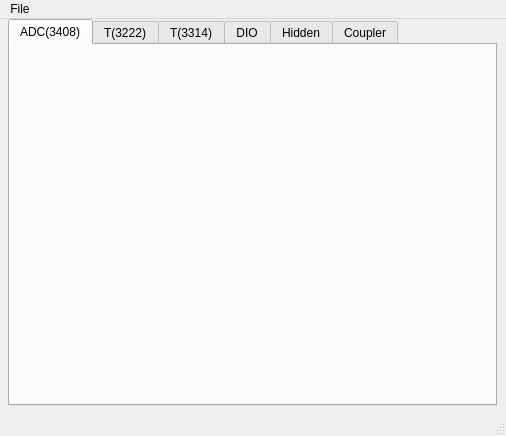
<?xml version="1.0" encoding="UTF-8"?>
<ui version="4.0">
 <class>MainWindow</class>
 <widget class="QMainWindow" name="MainWindow">
  <property name="geometry">
   <rect>
    <x>0</x>
    <y>0</y>
    <width>506</width>
    <height>436</height>
   </rect>
  </property>
  <property name="windowTitle">
   <string>MainWindow</string>
  </property>
  <widget class="QWidget" name="centralwidget">
   <widget class="QTabWidget" name="tabWidget">
    <property name="geometry">
     <rect>
      <x>8</x>
      <y>0</y>
      <width>489</width>
      <height>387</height>
     </rect>
    </property>
    <property name="currentIndex">
     <number>0</number>
    </property>
    <widget class="QWidget" name="tab">
     <attribute name="title">
      <string>ADC(3408)</string>
     </attribute>
     <widget class="QEForm" name="adcQEForm">
      <property name="geometry">
       <rect>
        <x>6</x>
        <y>8</y>
        <width>471</width>
        <height>299</height>
       </rect>
      </property>
      <property name="uiFile" stdset="0">
       <string>/afs/slac/g/testfac/tools/display/beckhoff/common/ui/adcConv-8.ui</string>
      </property>
      <property name="variableSubstitutions" stdset="0">
       <string>P=CHA,M=3408,N=3</string>
      </property>
     </widget>
    </widget>
    <widget class="QWidget" name="tab_3">
     <attribute name="title">
      <string>T(3222)</string>
     </attribute>
     <widget class="QEForm" name="t3222QEForm">
      <property name="geometry">
       <rect>
        <x>24</x>
        <y>20</y>
        <width>436</width>
        <height>175</height>
       </rect>
      </property>
      <property name="uiFile" stdset="0">
       <string>/afs/slac/g/testfac/tools/display/beckhoff/common/ui/therm-2.ui</string>
      </property>
      <property name="variableSubstitutions" stdset="0">
       <string>P=CHA,M=3222,N=3</string>
      </property>
     </widget>
    </widget>
    <widget class="QWidget" name="tab_7">
     <attribute name="title">
      <string>T(3314)</string>
     </attribute>
     <widget class="QEForm" name="t3314QEForm">
      <property name="geometry">
       <rect>
        <x>24</x>
        <y>20</y>
        <width>436</width>
        <height>233</height>
       </rect>
      </property>
      <property name="uiFile" stdset="0">
       <string>/afs/slac/g/testfac/tools/display/beckhoff/common/ui/therm-4.ui</string>
      </property>
      <property name="variableSubstitutions" stdset="0">
       <string>P=CHA,M=3314,N=3</string>
      </property>
     </widget>
    </widget>
    <widget class="QWidget" name="tab_9">
     <attribute name="title">
      <string>DIO</string>
     </attribute>
     <widget class="QTabWidget" name="tabWidget_3">
      <property name="geometry">
       <rect>
        <x>14</x>
        <y>10</y>
        <width>465</width>
        <height>313</height>
       </rect>
      </property>
      <property name="currentIndex">
       <number>0</number>
      </property>
      <widget class="QWidget" name="tab_10">
       <attribute name="title">
        <string>DIO</string>
       </attribute>
       <widget class="QGroupBox" name="groupBox_3">
        <property name="geometry">
         <rect>
          <x>28</x>
          <y>24</y>
          <width>197</width>
          <height>223</height>
         </rect>
        </property>
        <property name="title">
         <string>KL2408</string>
        </property>
        <widget class="QEForm" name="qeform_9">
         <property name="geometry">
          <rect>
           <x>6</x>
           <y>20</y>
           <width>185</width>
           <height>195</height>
          </rect>
         </property>
         <property name="uiFile" stdset="0">
          <string>/afs/slac/g/testfac/tools/display/beckhoff/common/ui/kl2xxx-8.ui</string>
         </property>
         <property name="variableSubstitutions" stdset="0">
          <string>P=CHA,M=2408,N=3</string>
         </property>
        </widget>
       </widget>
       <widget class="QGroupBox" name="groupBox_4">
        <property name="geometry">
         <rect>
          <x>232</x>
          <y>24</y>
          <width>203</width>
          <height>223</height>
         </rect>
        </property>
        <property name="title">
         <string>KL1408</string>
        </property>
        <widget class="QEForm" name="qeform_10">
         <property name="geometry">
          <rect>
           <x>8</x>
           <y>26</y>
           <width>183</width>
           <height>195</height>
          </rect>
         </property>
         <property name="uiFile" stdset="0">
          <string>/afs/slac/g/testfac/tools/display/beckhoff/common/ui/kl1xxx-8.ui</string>
         </property>
         <property name="variableSubstitutions" stdset="0">
          <string>P=CHA,M=1408,N=3</string>
         </property>
        </widget>
       </widget>
      </widget>
      <widget class="QWidget" name="tab_11">
       <attribute name="title">
        <string>DIn</string>
       </attribute>
       <widget class="QGroupBox" name="groupBox">
        <property name="geometry">
         <rect>
          <x>28</x>
          <y>24</y>
          <width>197</width>
          <height>131</height>
         </rect>
        </property>
        <property name="title">
         <string>KL1104</string>
        </property>
        <widget class="QEForm" name="qeform_2">
         <property name="geometry">
          <rect>
           <x>6</x>
           <y>20</y>
           <width>185</width>
           <height>99</height>
          </rect>
         </property>
         <property name="uiFile" stdset="0">
          <string>/afs/slac/g/testfac/tools/display/beckhoff/common/ui/kl1xxx-4.ui</string>
         </property>
         <property name="variableSubstitutions" stdset="0">
          <string>P=CHA,M=1104,N=3</string>
         </property>
        </widget>
       </widget>
       <widget class="QGroupBox" name="groupBox_2">
        <property name="geometry">
         <rect>
          <x>232</x>
          <y>24</y>
          <width>203</width>
          <height>223</height>
         </rect>
        </property>
        <property name="title">
         <string>KL1498</string>
        </property>
        <widget class="QEForm" name="qeform_7">
         <property name="geometry">
          <rect>
           <x>8</x>
           <y>26</y>
           <width>183</width>
           <height>195</height>
          </rect>
         </property>
         <property name="uiFile" stdset="0">
          <string>/afs/slac/g/testfac/tools/display/beckhoff/common/ui/kl1xxx-8.ui</string>
         </property>
         <property name="variableSubstitutions" stdset="0">
          <string>P=CHA,M=1498,N=3</string>
         </property>
        </widget>
       </widget>
       <zorder>groupBox_2</zorder>
       <zorder>groupBox</zorder>
      </widget>
     </widget>
    </widget>
    <widget class="QWidget" name="tab_4">
     <attribute name="title">
      <string>Hidden</string>
     </attribute>
     <widget class="QTabWidget" name="tabWidget_2">
      <property name="geometry">
       <rect>
        <x>36</x>
        <y>8</y>
        <width>411</width>
        <height>311</height>
       </rect>
      </property>
      <property name="currentIndex">
       <number>0</number>
      </property>
      <widget class="QWidget" name="tab_5">
       <attribute name="title">
        <string>3408</string>
       </attribute>
       <widget class="QEForm" name="qeform">
        <property name="geometry">
         <rect>
          <x>18</x>
          <y>8</y>
          <width>370</width>
          <height>260</height>
         </rect>
        </property>
        <property name="uiFile" stdset="0">
         <string>/afs/slac/g/testfac/tools/display/beckhoff/common/ui/hiddenreg.ui</string>
        </property>
        <property name="variableSubstitutions" stdset="0">
         <string>P=CHA,M=3408,N=3</string>
        </property>
       </widget>
      </widget>
      <widget class="QWidget" name="tab_6">
       <attribute name="title">
        <string>3222</string>
       </attribute>
       <widget class="QEForm" name="qeform_3">
        <property name="geometry">
         <rect>
          <x>18</x>
          <y>8</y>
          <width>370</width>
          <height>260</height>
         </rect>
        </property>
        <property name="uiFile" stdset="0">
         <string>/afs/slac/g/testfac/tools/display/beckhoff/common/ui/hiddenreg.ui</string>
        </property>
        <property name="variableSubstitutions" stdset="0">
         <string>P=CHA,M=3222,N=3</string>
        </property>
       </widget>
      </widget>
      <widget class="QWidget" name="tab_8">
       <attribute name="title">
        <string>3314</string>
       </attribute>
       <widget class="QEForm" name="qeform_4">
        <property name="geometry">
         <rect>
          <x>18</x>
          <y>8</y>
          <width>370</width>
          <height>260</height>
         </rect>
        </property>
        <property name="uiFile" stdset="0">
         <string>/afs/slac/g/testfac/tools/display/beckhoff/common/ui/hiddenreg.ui</string>
        </property>
        <property name="variableSubstitutions" stdset="0">
         <string>P=CHA,M=3314,N=3</string>
        </property>
       </widget>
      </widget>
     </widget>
    </widget>
    <widget class="QWidget" name="tab_2">
     <attribute name="title">
      <string>Coupler</string>
     </attribute>
     <widget class="QEForm" name="bk9QEForm">
      <property name="geometry">
       <rect>
        <x>40</x>
        <y>8</y>
        <width>407</width>
        <height>339</height>
       </rect>
      </property>
      <property name="uiFile" stdset="0">
       <string>/afs/slac/g/testfac/tools/display/beckhoff/common/ui/bk9000.ui</string>
      </property>
      <property name="variableSubstitutions" stdset="0">
       <string>P=CHA,N=3</string>
      </property>
     </widget>
    </widget>
   </widget>
  </widget>
  <widget class="QMenuBar" name="menubar">
   <property name="geometry">
    <rect>
     <x>0</x>
     <y>0</y>
     <width>506</width>
     <height>20</height>
    </rect>
   </property>
   <widget class="QMenu" name="menuFile">
    <property name="title">
     <string>File</string>
    </property>
    <addaction name="actionQuit"/>
   </widget>
   <addaction name="menuFile"/>
  </widget>
  <widget class="QStatusBar" name="statusbar"/>
  <action name="actionQuit">
   <property name="text">
    <string>Quit</string>
   </property>
  </action>
 </widget>
 <customwidgets>
  <customwidget>
   <class>QEForm</class>
   <extends>QWidget</extends>
   <header>QEForm.h</header>
  </customwidget>
 </customwidgets>
 <resources/>
 <connections/>
</ui>
